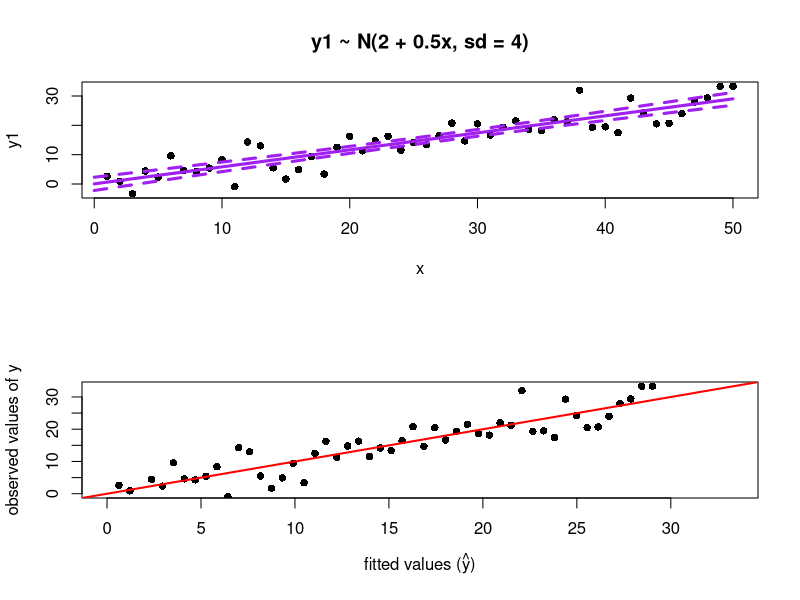
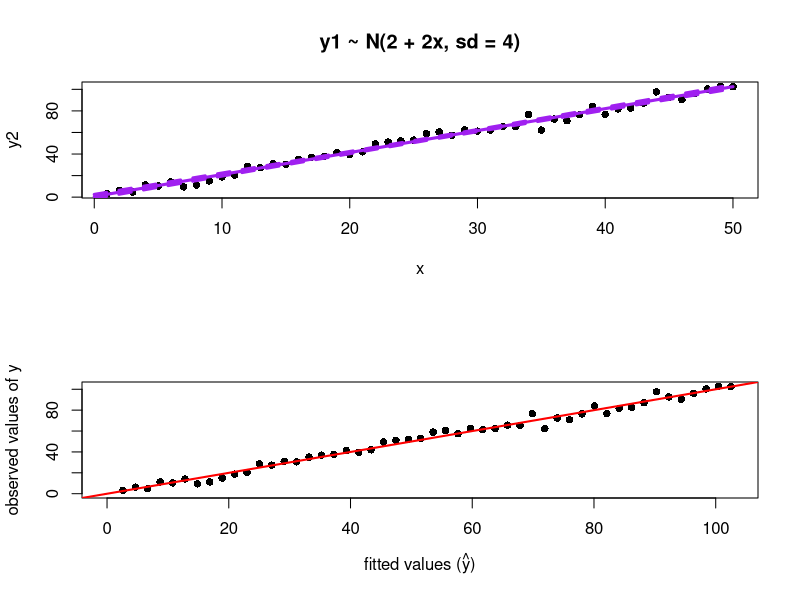
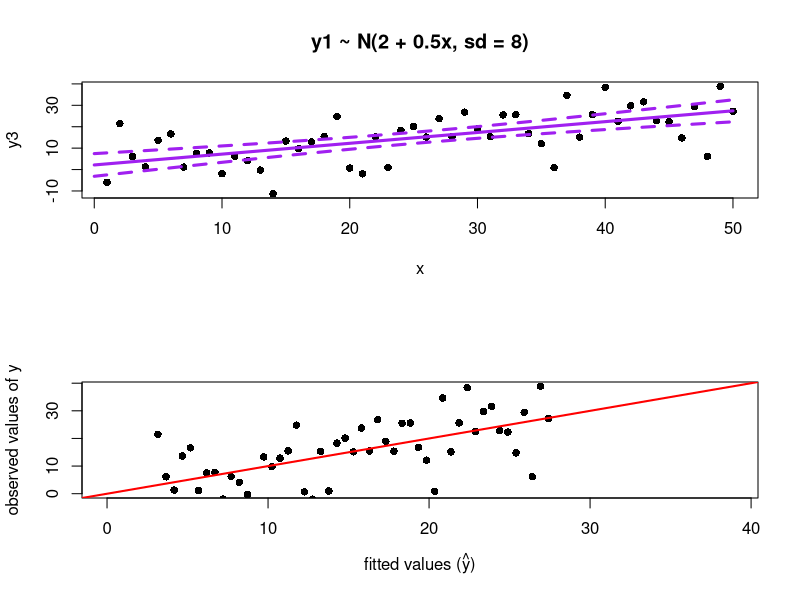
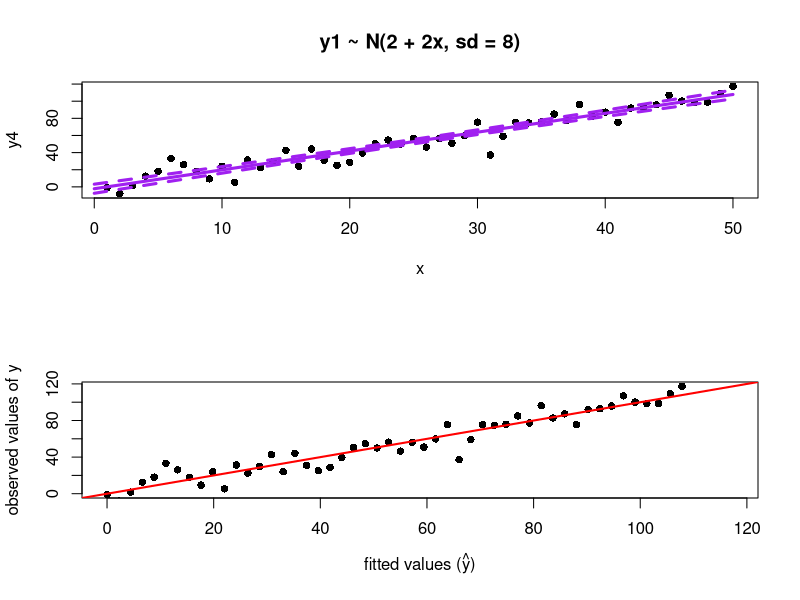
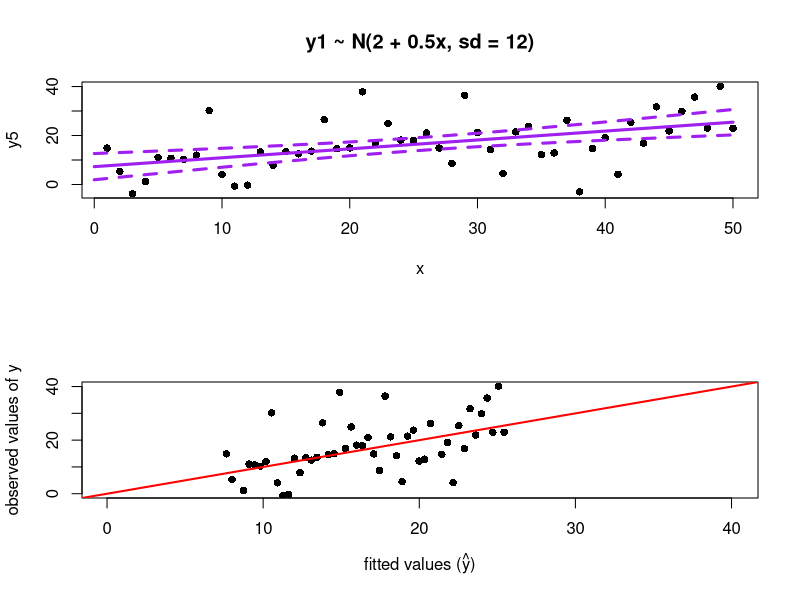

Write the R code that produced these figures, in order.
### R code from vignette source '/Users/ian/BEACON_COURSE_2011/CSE891_R_tutorials/Regression2_SlopesRsqEtc/SlopesR2etc.Rnw'

###################################################
### code chunk number 1: SlopesR2etc.Rnw:9-12
###################################################
#setting options for prettier printing
options(show.signif.stars=F)
options(digits=3)


###################################################
### code chunk number 2: SlopesR2etc.Rnw:21-27
###################################################
x <- 1:50
y1 <- rnorm(length(x), 2 + 0.5*x, sd=4)
y2 <- rnorm(length(x), 2 + 2*x, sd=4)
y3 <- rnorm(length(x), 2 + 0.5*x, sd=8 )
y4 <- rnorm(length(x), 2 + 2*x, sd=8)
y5 <- rnorm(length(x), 2 + 0.5*x, sd =12)


###################################################
### code chunk number 3: SlopesR2etc.Rnw:35-37
###################################################
model_1 <- lm(y1 ~ x)
summary(model_1)


###################################################
### code chunk number 4: SlopesR2etc.Rnw:43-57
###################################################
new.dat.1 <- data.frame(x=0:50)
pred.data.1 <- predict(model_1, new.dat.1, interval="confidence")
par(mfrow=c(2,1))
plot(y1~x, pch=16, main = "y1 ~ N(2 + 0.5x, sd = 4)")
lines(x=new.dat.1[,1], y=pred.data.1[,1], col="purple", lwd=3)
lines(x=new.dat.1[,1], y=pred.data.1[,2], col="purple", lwd=3, lty=2)
lines(x=new.dat.1[,1], y=pred.data.1[,3], col="purple", lwd=3, lty=2)

plot(y1 ~ fitted(model_1),
  ylab = "observed values of y",
  xlab = expression(paste("fitted values (", hat(y), ")")),
  ylim=c(0, max(y1)), xlim=c(0, max(y1)), pch=16
  )
abline(a=0, b=1, lwd=2, col="red")


###################################################
### code chunk number 5: SlopesR2etc.Rnw:64-66
###################################################
model_2 <- lm(y2 ~ x)
summary(model_2)


###################################################
### code chunk number 6: SlopesR2etc.Rnw:71-85
###################################################
new.dat.2 <- data.frame(x=0:50)
pred.data.2 <- predict(model_2, new.dat.1, interval="confidence")
par(mfrow=c(2,1))
plot(y2~x, pch=16, main = "y1 ~ N(2 + 2x, sd = 4)")
lines(x=new.dat.2[,1], y=pred.data.2[,1], col="purple", lwd=3)
lines(x=new.dat.2[,1], y=pred.data.2[,2], col="purple", lwd=3, lty=2)
lines(x=new.dat.2[,1], y=pred.data.2[,3], col="purple", lwd=3, lty=2)

plot(y2 ~ fitted(model_2),
  ylab = "observed values of y",
  xlab = expression(paste("fitted values (", hat(y), ")")),
  ylim=c(0, max(y2)), xlim=c(0, max(y2)), pch=16
  )
abline(a=0, b=1, lwd=2, col="red")


###################################################
### code chunk number 7: SlopesR2etc.Rnw:92-94
###################################################
model_3 <- lm(y3 ~ x)
summary(model_3)


###################################################
### code chunk number 8: SlopesR2etc.Rnw:99-113
###################################################
new.dat.3 <- data.frame(x=0:50)
pred.data.3 <- predict(model_3, new.dat.1, interval="confidence")
par(mfrow=c(2,1))
plot(y3~x, pch=16, main = "y1 ~ N(2 + 0.5x, sd = 8)")
lines(x=new.dat.3[,1], y=pred.data.3[,1], col="purple", lwd=3)
lines(x=new.dat.3[,1], y=pred.data.3[,2], col="purple", lwd=3, lty=2)
lines(x=new.dat.3[,1], y=pred.data.3[,3], col="purple", lwd=3, lty=2)

plot(y3 ~ fitted(model_3),
  ylab = "observed values of y",
  xlab = expression(paste("fitted values (", hat(y), ")")),
  ylim=c(0, max(y3)), xlim=c(0, max(y3)), pch=16
  )
abline(a=0, b=1, lwd=2, col="red")  


###################################################
### code chunk number 9: SlopesR2etc.Rnw:120-122
###################################################
model_4 <- lm(y4 ~ x)
summary(model_4)


###################################################
### code chunk number 10: SlopesR2etc.Rnw:127-141
###################################################
new.dat.4 <- data.frame(x=0:50)
pred.data.4 <- predict(model_4, new.dat.4, interval="confidence")
par(mfrow=c(2,1))
plot(y4~x, pch=16, main = "y1 ~ N(2 + 2x, sd = 8)")
lines(x=new.dat.4[,1], y=pred.data.4[,1], col="purple", lwd=3)
lines(x=new.dat.4[,1], y=pred.data.4[,2], col="purple", lwd=3, lty=2)
lines(x=new.dat.4[,1], y=pred.data.4[,3], col="purple", lwd=3, lty=2)

plot(y4 ~ fitted(model_4),
  ylab = "observed values of y",
  xlab = expression(paste("fitted values (", hat(y), ")")),
  ylim=c(0, max(y4)), xlim=c(0, max(y4)), pch=16
  )
abline(a=0, b=1, lwd=2, col="red") 


###################################################
### code chunk number 11: SlopesR2etc.Rnw:148-150
###################################################
model_5 <- lm(y5 ~ x)
summary(model_5)


###################################################
### code chunk number 12: SlopesR2etc.Rnw:155-169
###################################################
new.dat.5 <- data.frame(x=0:50)
pred.data.5 <- predict(model_5, new.dat.5, interval="confidence")
par(mfrow=c(2,1))
plot(y5~x, pch=16, main = "y1 ~ N(2 + 0.5x, sd = 12)")
lines(x=new.dat.5[,1], y=pred.data.5[,1], col="purple", lwd=3)
lines(x=new.dat.5[,1], y=pred.data.5[,2], col="purple", lwd=3, lty=2)
lines(x=new.dat.5[,1], y=pred.data.5[,3], col="purple", lwd=3, lty=2)

plot(y5 ~ fitted(model_5),
  ylab = "observed values of y",
  xlab = expression(paste("fitted values (", hat(y), ")")),
  ylim=c(0, max(y5)), xlim=c(0, max(y5)), pch=16
  )
abline(a=0, b=1, lwd=2, col="red") 


